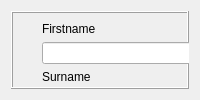
                <widget class="QWidget" name="new_user_screen">
                 <layout class="QVBoxLayout" name="verticalLayout_17">
                  <item>
                   <widget class="QFrame" name="frame">
                    <property name="styleSheet">
                     <string notr="true"> 
border-color: rgb(0, 0, 0);</string>
                    </property>
                    <property name="frameShape">
                     <enum>QFrame::Box</enum>
                    </property>
                    <property name="frameShadow">
                     <enum>QFrame::Raised</enum>
                    </property>
                    <property name="lineWidth">
                     <number>1</number>
                    </property>
                    <widget class="QWidget" name="layoutWidget">
                     <property name="geometry">
                      <rect>
                       <x>31</x>
                       <y>11</y>
                       <width>231</width>
                       <height>311</height>
                      </rect>
                     </property>
                     <layout class="QVBoxLayout" name="verticalLayout_19">
                      <item>
                       <widget class="QLabel" name="label_8">
                        <property name="text">
                         <string>Firstname</string>
                        </property>
                       </widget>
                      </item>
                      <item>
                       <widget class="QLineEdit" name="txtUFname"/>
                      </item>
                      <item>
                       <widget class="QLabel" name="label_9">
                        <property name="text">
                         <string>Surname</string>
                        </property>
                       </widget>
                      </item>
                      <item>
                       <widget class="QLineEdit" name="txtUSName"/>
                      </item>
                      <item>
                       <widget class="QLabel" name="label_10">
                        <property name="text">
                         <string>Username</string>
                        </property>
                       </widget>
                      </item>
                      <item>
                       <widget class="QLineEdit" name="txtNUsername"/>
                      </item>
                      <item>
                       <widget class="QLabel" name="label_11">
                        <property name="text">
                         <string>Password</string>
                        </property>
                       </widget>
                      </item>
                      <item>
                       <widget class="QLineEdit" name="txtNPassword">
                        <property name="echoMode">
                         <enum>QLineEdit::Password</enum>
                        </property>
                       </widget>
                      </item>
                      <item>
                       <widget class="QLabel" name="label_12">
                        <property name="text">
                         <string>Confirm Password</string>
                        </property>
                       </widget>
                      </item>
                      <item>
                       <widget class="QLineEdit" name="txtNCPassword">
                        <property name="echoMode">
                         <enum>QLineEdit::Password</enum>
                        </property>
                       </widget>
                      </item>
                      <item>
                       <widget class="QGroupBox" name="groupBox">
                        <property name="title">
                         <string>User Type</string>
                        </property>
                        <layout class="QHBoxLayout" name="horizontalLayout_17">
                         <item>
                          <widget class="QRadioButton" name="rbStd">
                           <property name="text">
                            <string>Standard</string>
                           </property>
                          </widget>
                         </item>
                         <item>
                          <widget class="QRadioButton" name="rbSuper">
                           <property name="text">
                            <string>Super</string>
                           </property>
                          </widget>
                         </item>
                        </layout>
                       </widget>
                      </item>
                      <item>
                       <layout class="QHBoxLayout" name="horizontalLayout_16">
                        <item>
                         <widget class="QPushButton" name="btnAddUser">
                          <property name="text">
                           <string>Add</string>
                          </property>
                         </widget>
                        </item>
                        <item>
                         <widget class="QPushButton" name="btnClearUser">
                          <property name="text">
                           <string>Clear</string>
                          </property>
                         </widget>
                        </item>
                       </layout>
                      </item>
                     </layout>
                    </widget>
                   </widget>
                  </item>
                 </layout>
                </widget>
